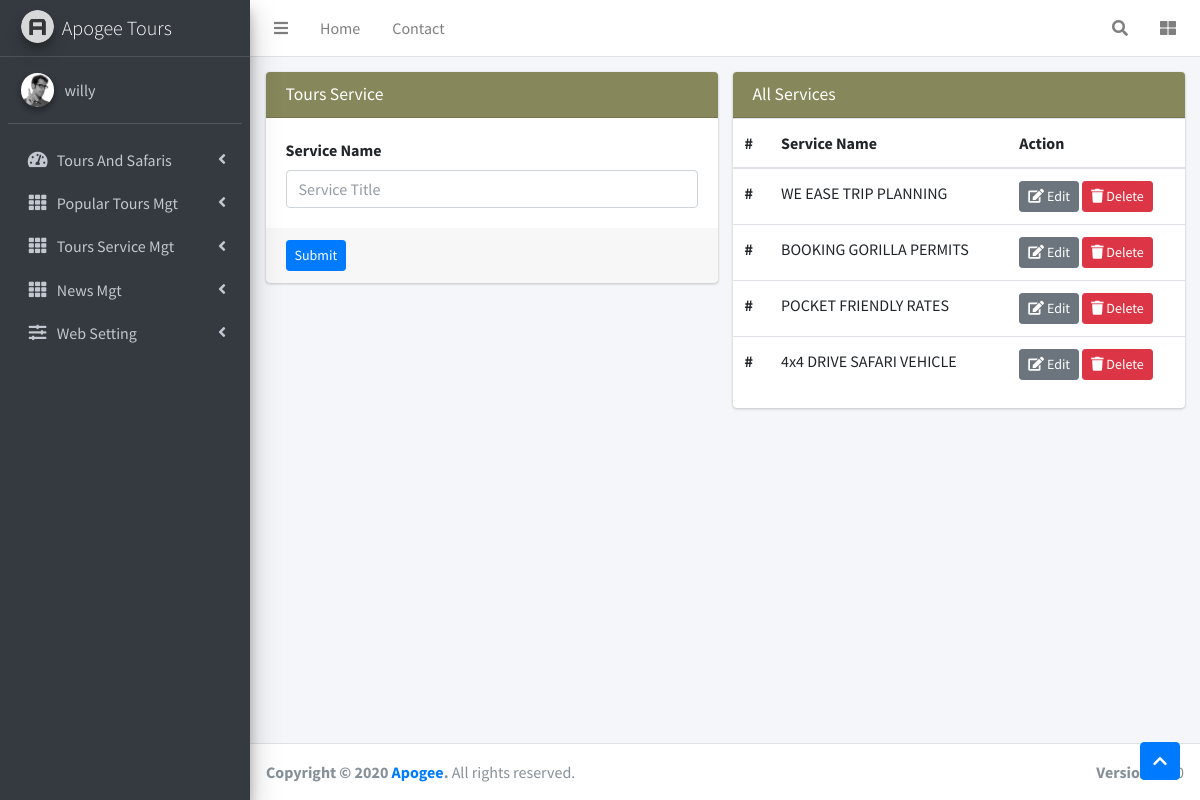
The app's page /pages/service.php (signed in) with its own data.
### tables this page shows
CREATE TABLE `users` (
  `id` int(3) NOT NULL,
  `firstName` varchar(30) NOT NULL,
  `lastName` varchar(40) NOT NULL,
  `email` varchar(50) NOT NULL,
  `img1` varchar(60) DEFAULT NULL,
  `role` varchar(20) NOT NULL DEFAULT 'users',
  `username` varchar(30) NOT NULL,
  `password` varchar(30) NOT NULL,
  `status` varchar(10) NOT NULL DEFAULT 'Active',
  `p1` int(1) NOT NULL DEFAULT 0,
  `p2` int(1) NOT NULL DEFAULT 1,
  `p3` int(1) NOT NULL DEFAULT 1,
  `p4` int(1) NOT NULL DEFAULT 1,
  `p5` int(1) NOT NULL DEFAULT 0,
  `p6` int(1) NOT NULL DEFAULT 1,
  `p7` int(1) NOT NULL DEFAULT 1,
  `p8` int(1) NOT NULL DEFAULT 1,
  `p9` int(1) NOT NULL DEFAULT 1,
  `p10` int(1) NOT NULL DEFAULT 1,
  `p11` int(1) NOT NULL DEFAULT 1,
  `p12` int(1) NOT NULL DEFAULT 1
);

CREATE TABLE `service` (
  `id` int(3) NOT NULL,
  `title` varchar(100) NOT NULL
);

### pages/service.php (the view, shortened to what this page needs)
<?php
    if(isset($_SESSION['user'])){
    include("../config.php");
        $selectUser = $db->prepare("SELECT * FROM users WHERE role = 'Admin' AND id = '".$_SESSION['user']."' AND status = 'Active'");
        $selectUser->execute();
        if ($userFound = $selectUser->fetch()) {
            ?>
<!DOCTYPE html>
<html lang="en">
<head>
<link rel="stylesheet" href="../plugins/fontawesome-free/css/all.min.css">
<link rel="stylesheet" href="../dist/css/adminlte.min2167.css?v=3.2.0">
<link rel="stylesheet" href="../plugins/summernote/summernote-bs4.min.css">
<link rel="stylesheet" href="../plugins/codemirror/codemirror.css">
<link rel="stylesheet" href="../plugins/codemirror/theme/monokai.css">
<link rel="stylesheet" href="../plugins/simplemde/simplemde.min.html">
</head>
<body class="hold-transition sidebar-mini">
<?php
require 'inc/header.php';
?>
<div class="content-wrapper">
<section class="content-header">
<div class="container-fluid">
<div class="row mb-2">
<div class="col-md-6">
<div class="card card-primary">
<div class="card-header" style="background-color: #86875b; cursor: pointer;">
<h3 class="card-title">Tours Service</h3>
</div>
<form action="querryservice.php" method="POST" enctype="multipart/form-data">
<div class="card-body">
    <div class="row">
<div class="col-12">
    <label for="exampleInputPassword1">Service Name</label>
<input type="text" name="title" class="form-control" placeholder="Service Title" required>
</div>
</div>
</div>
<div class="card-footer">
<button type="submit" name="submit" class="btn btn-primary btn-sm">Submit</button>
</div>
</form>
</div>
</div>
 <?php
          require '../config.php';
                    $selectAllUsers = $db->prepare("SELECT id, title FROM service ");
                    $selectAllUsers->execute();
                    if ($row = $selectAllUsers->fetch()) {
                        ?>
<div class="col-md-6">
<div class="card card-primary">
<div class="card-header" style="background-color: #86875b; cursor: pointer;">
<h3 class="card-title">All Services</h3>
</div>
<table class="table">
  <thead>
    <tr>
      <th>#</th>
      <th>Service Name</th>
      <th>Action</th>
    </tr>
  </thead>
  <tbody>
<?php
            do{
              ?>
    <tr>
      <th>#</th>
      <td><?php echo $row['title'];?></td>
      <td>
         <a href="#">
        <button class="btn btn-secondary btn-sm" > <i class="fa fa-edit"></i> Edit</button> </a>
        <a href="?delete_id=<?php echo $row['id']?>" title="click for delete" onclick="return confirm('Sure to delete this record?')">
        <button class="btn btn-danger btn-sm" > <i class="fa fa-trash"></i> Delete</button></td>
    </tr>
    <?php
                }while($row = $selectAllUsers->fetch());
            ?>
  </tbody>
</table>
</div>
</div>
   <?php
                    }
                    else{
                    }
                ?>
</div>
</section>
<a id="back-to-top" href="#" class="btn btn-primary back-to-top" role="button" aria-label="Scroll to top">
<i class="fas fa-chevron-up"></i>
</a>
</div>
<?php
require 'inc/footer.php';
?>
</div>
</body>
</html>
 <?php
        }
        else{
            header('location:../index.php');
        }
    }
    else{
        header('location:../index.php');
    }
?>

### pages/inc/header.php (shortened to what this page needs)
<div class="wrapper">
<nav class="main-header navbar navbar-expand navbar-white navbar-light">
<ul class="navbar-nav">
<li class="nav-item">
<a class="nav-link" data-widget="pushmenu" href="#" role="button"><i class="fas fa-bars"></i></a>
</li>
<li class="nav-item d-none d-sm-inline-block">
<a href="../index3.html" class="nav-link">Home</a>
</li>
<li class="nav-item d-none d-sm-inline-block">
<a href="#" class="nav-link">Contact</a>
</li>
</ul>
<ul class="navbar-nav ml-auto">
<li class="nav-item">
<a class="nav-link" data-widget="navbar-search" href="#" role="button">
<i class="fas fa-search"></i>
</a>
</li>
<li class="nav-item">
<a class="nav-link" data-widget="control-sidebar" data-slide="true" href="#" role="button">
<i class="fas fa-th-large"></i>
</a>
</li>
</ul>
</nav>
<aside class="main-sidebar sidebar-dark-primary elevation-4">
<a href="admin_index" class="brand-link">
<img src="../dist/img/AdminLTELogo.png" alt="AdminLTE Logo" class="brand-image img-circle elevation-3" style="opacity: .8">
<span class="brand-text font-weight-light">Apogee Tours</span>
</a>
<div class="sidebar">
<div class="user-panel mt-3 pb-3 mb-3 d-flex">
<div class="image">
<img src="../dist/img/user2-160x160.jpg" class="img-circle elevation-2" alt="User Image">
</div>
<div class="info">
<a href="#" class="d-block"><?php echo $userFound['username'];?></a>
</div>
</div>
<nav class="mt-2">
<ul class="nav nav-pills nav-sidebar flex-column" data-widget="treeview" role="menu" data-accordion="false">
<li class="nav-item">
<a href="#" class="nav-link">
<i class="nav-icon fas fa-tachometer-alt"></i>
<p>
Tours And Safaris
<i class="right fas fa-angle-left"></i>
</p>
</a>
</li>
<li class="nav-item">
<a href="#" class="nav-link">
<i class="nav-icon fas fa-th"></i>
<p>
Popular Tours Mgt
<i class="right fas fa-angle-left"></i>
</p>
</a>
</li>
<li class="nav-item">
<a href="#" class="nav-link">
<i class="nav-icon fas fa-th"></i>
<p>
Tours Service Mgt
<i class="right fas fa-angle-left"></i>
</p>
</a>
</li>
<li class="nav-item">
<a href="#" class="nav-link">
<i class="nav-icon fas fa-th"></i>
<p>
News Mgt
<i class="right fas fa-angle-left"></i>
</p>
</a>
</li>
<li class="nav-item">
<a href="#" class="nav-link">
<i class="nav-icon fas fa-sliders-h"></i>
<p>
Web Setting
<i class="right fas fa-angle-left"></i>
</p>
</a>
</li>
</ul>
</nav>
</div>
</aside>

### records on screen
users: username "willy"
service: title "WE EASE TRIP PLANNING"
service: title "BOOKING GORILLA PERMITS"
service: title "POCKET FRIENDLY RATES"
service: title "4x4 DRIVE SAFARI VEHICLE"
